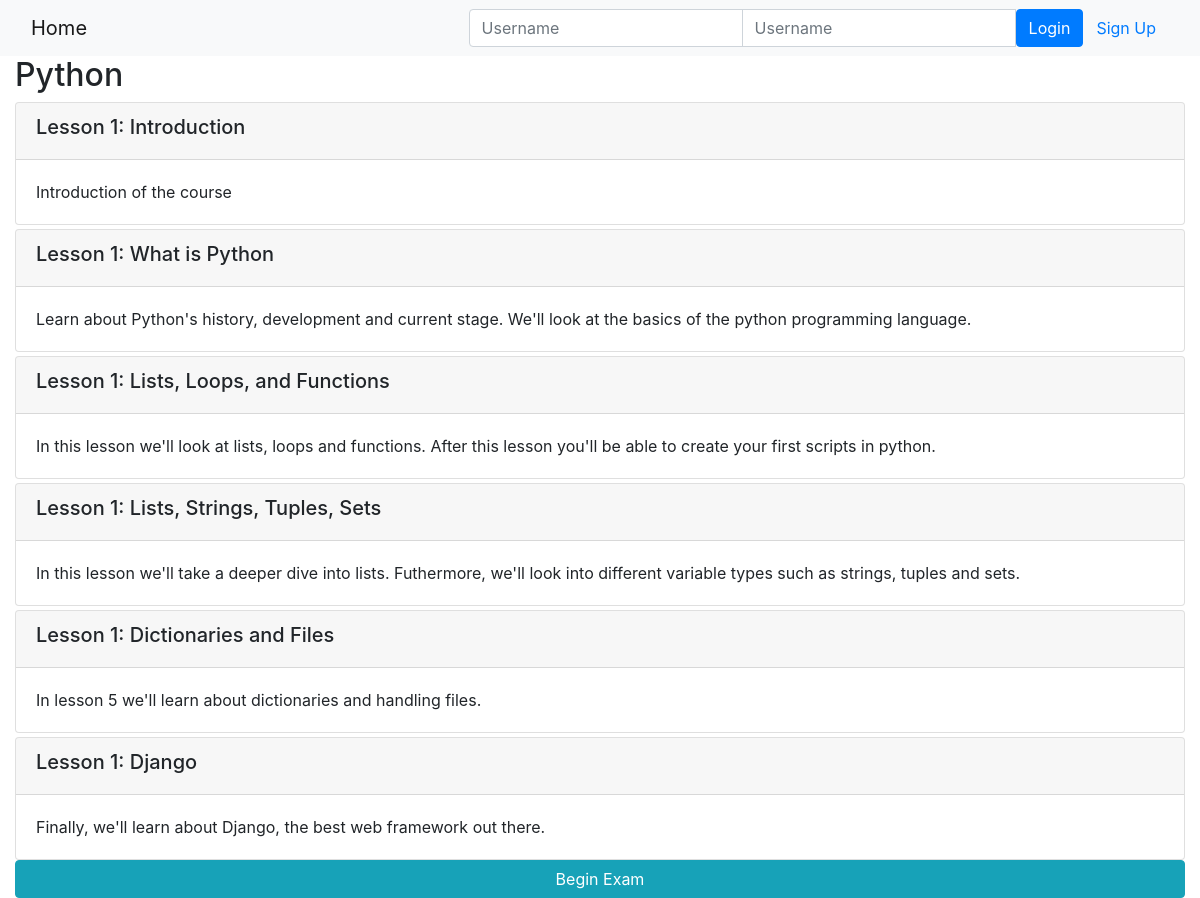
The page /onlinecourse/2/ on the database its author committed.
### onlinecourse/models.py (models this page shows, shortened)
class Course(models.Model):
    name = models.CharField(null=False, max_length=30, default='online course')
    image = models.ImageField(upload_to='course_images/')
    description = models.CharField(max_length=1000)
    pub_date = models.DateField(null=True)
    instructors = models.ManyToManyField(Instructor)
    users = models.ManyToManyField(settings.AUTH_USER_MODEL, through='Enrollment')
    total_enrollment = models.IntegerField(default=0)
    is_enrolled = False

class Lesson(models.Model):
    title = models.CharField(max_length=200, default="title")
    order = models.IntegerField(default=0)
    course = models.ForeignKey(Course, on_delete=models.CASCADE)
    content = models.TextField()

### onlinecourse/views.py (the view)
# urls.py: path('<int:pk>/', views.CourseDetailView.as_view(), name='course_details'),
class CourseDetailView(generic.DetailView):
    model = Course
    template_name = 'onlinecourse/course_detail_bootstrap.html'

### onlinecourse/templates/onlinecourse/course_detail_bootstrap.html (shortened to what this page needs)
<!DOCTYPE html>
<html lang="en">
<head>
     {% load static %}
    <link rel="stylesheet" href="https://maxcdn.bootstrapcdn.com/bootstrap/4.5.2/css/bootstrap.min.css">
</head>
<body>
    <nav class="navbar navbar-light bg-light">
        <div class="container-fluid">
            <div class="navbar-header">
                  <a class="navbar-brand" href="{% url 'onlinecourse:index' %}">Home</a>
            </div>
            <ul class="nav navbar-nav navbar-right">
                {% if user.is_authenticated %}
                <li>
                    <a class="btn btn-link" href="#">{{ user.first_name }}({{ user.username }})</a>
                    <a class="btn btn-link" href="{% url 'onlinecourse:logout' %}">Logout</a>
                </li>
                {% else %}
                <li>
                    <form class="form-inline" action="{% url 'onlinecourse:login' %}" method="post">
                        <div class="input-group">
                            <input type="text" class="form-control" placeholder="Username" name="username" >
                            <input type="password" class="form-control" placeholder="Username" name="psw" >
                            <button class="btn btn-primary" type="submit">Login</button>
                            <a class="btn btn-link" href="{% url 'onlinecourse:registration' %}">Sign Up</a>
                        </div>
                    </form>
                </li>
                {% endif %}
            </ul>
        </div>
    </nav>
    <div class="container-fluid">
            <h2>{{ course.name }}</h2>
            <div class="card-columns-vertical">
                {% for lesson in course.lesson_set.all %}
                    <div class="card mt-1">
                        <div class="card-header"><h5>Lesson {{lesson.order|add:1}}: {{lesson.title}}</h5></div>
                        <div class="card-body">{{lesson.content}}</div>
                    </div>
                {% endfor %}
            </div>
            <button data-toggle="collapse" data-target="#exam"
                 class="btn btn-info" style="width:100%">
                Begin Exam</button>
    </div>
</body>
</html>

### rows shown on the page
Course: name "Python"
Lesson: order|add "1", title "Introduction", content "Introduction of the course"
Lesson: order|add "1", title "What is Python", content "Learn about Python's history, development and current stage. We'll look at the basics of the python programming language."
Lesson: order|add "1", title "Lists, Loops, and Functions", content "In this lesson we'll look at lists, loops and functions. After this lesson you'll be able to create your first scripts in python."
Lesson: order|add "1", title "Lists, Strings, Tuples, Sets", content "In this lesson we'll take a deeper dive into lists. Futhermore, we'll look into different variable types such as strings, tuples and sets."
Lesson: order|add "1", title "Dictionaries and Files", content "In lesson 5 we'll learn about dictionaries and handling files."
Lesson: order|add "1", title "Django", content "Finally, we'll learn about Django, the best web framework out there."
